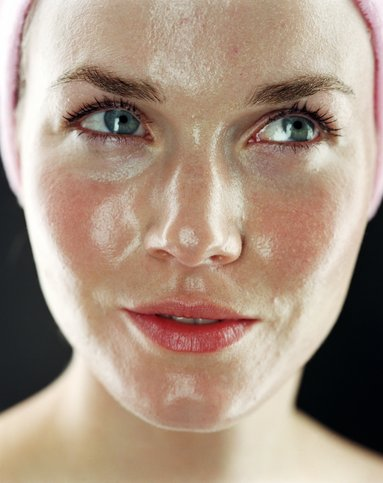
#> input picture smart-mirror/backend/test.jpg, 383 x 483 px
$ python test_skin.py   (older library calls are emulated)
#> lines starting #> are read from the running program, lines starting #| are printed output that depends on the picture; long printed decimals are rounded
#> further down, img is the input picture: shape (483, 383, 3); mean B, G, R 131.3, 147.9, 169.5
### smart-mirror/backend/services/skintype_analyzer.py
import cv2
import numpy as np


class SkinTypeAnalyzer:

    def analyze(self, image):
        """
        Analyze skin type using HSV + texture heuristics.
        image: BGR OpenCV image
        """

        # Convert to HSV
        hsv = cv2.cvtColor(image, cv2.COLOR_BGR2HSV)
#> hsv: shape (483, 383, 3); mean H, S, V 30.2, 69.2, 170.3
        h, s, v = cv2.split(hsv)
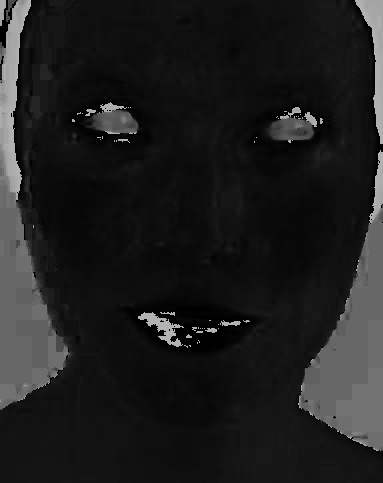
#> h: shape (483, 383); min 0, max 179, mean 30.2
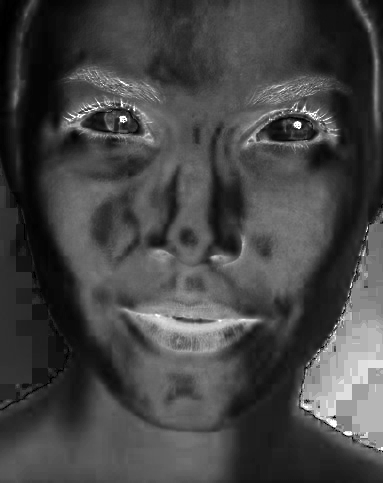
#> s: shape (483, 383); min 0, max 255, mean 69.2
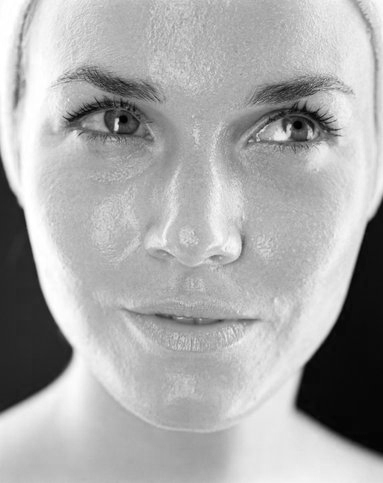
#> v: shape (483, 383); min 1, max 255, mean 170.3

        mean_s = np.mean(s)
#> mean_s = 69.2
        mean_v = np.mean(v)
#> mean_v = 170.3

        # Texture analysis
        gray = cv2.cvtColor(image, cv2.COLOR_BGR2GRAY)
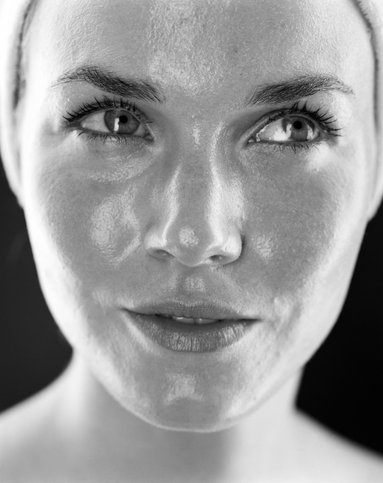
#> gray: shape (483, 383); min 0, max 255, mean 152.5
        texture = cv2.Laplacian(gray, cv2.CV_64F).var()
#> texture = 241.2

        # Heuristic logic
        if mean_v > 160 and texture < 250:
            skin_type = "oily"

        elif texture > 300:
            skin_type = "acne_prone"

        elif mean_s < 60 and mean_v < 130:
            skin_type = "dry"

        elif 60 <= mean_s <= 120:
            skin_type = "normal"

        else:
            skin_type = "combination"

        return {
            "skin_type": skin_type,
            "mean_saturation": float(mean_s),
            "mean_brightness": float(mean_v),
            "texture_score": float(texture)
        }

### smart-mirror/backend/test_skin.py
import cv2
from services.skintype_analyzer import SkinTypeAnalyzer

# Load test image
img = cv2.imread("test.jpg")

if img is None:
    print("Image not loaded. Check file name.")
else:
    analyzer = SkinTypeAnalyzer()
    result = analyzer.analyze(img)
#> result = {'skin_type': 'oily', 'mean_saturation': 69.2, 'mean_brightness': 170.3, 'texture_score': 241.2}
    print("Skin Type Result:")
    print(result)
#| {'skin_type': 'oily', 'mean_saturation': 69.205, 'mean_brightness': 170.255, 'texture_score': 241.196}
